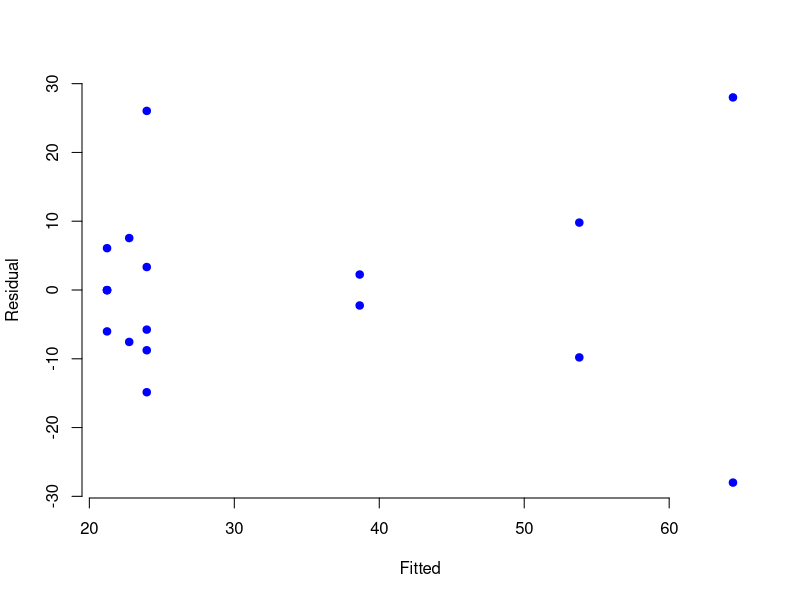

Reproduce this figure in R.
# Chapter 7 Multivariate linear regression models -------------------------

# Example 7.3 Calculate the least squares estimates, resid, rss -----------

# data as single column
y=c(1,4,3,8,9)
Z=matrix(c(1,1,1,1,1,0,1,2,3,4),5,2)
Z
t(Z)%*%Z
solve(t(Z)%*%Z)
t(Z)%*%y
bhat=solve(t(Z)%*%Z)%*%t(Z)%*%y # use matrix multiplication
bhat
yhat=Z%*%bhat
yhat
epsi=round(y-yhat,2) # residuals
epsi
t(epsi)%*%epsi # residual sum of squares

# using lm command
Dat=data.frame(cbind(Z,y))
colnames(Dat)=c("constant","z","y")
model=lm(y~z,data=Dat)
summary(model)


# Example 7.4 Fitting a regression model to real-estate data --------------

Dat=read.table("Data/T7-1.dat")
head(Dat)
names(Dat)=c("size","assessed","price")

# use the lm command
fit=lm(price~ size+assessed,data=Dat) # removed anova()
summary(fit)
# From the  summary we obtain estimated standard error = 2.8518
# From the  file fit, extract betahat3

beta2L=coef(fit)[3]-qt(.975,17)*.28518
beta2U=coef(fit)[3]+qt(.975,17)*.28518
c(beta2L,beta2U)
# alternatively
confint(fit) 


# Example 7.5 Test importance of additional predictors --------------------
Dat=read.table("Data/T7-2.dat",colClasses=c("factor","factor","numeric"))
# colClasses=c("factor","factor","numeric")
names(Dat)=c("location","gender","service")


# for the full model with interactions.
# See output table for sums of squares error
anova(lm(service~ location*gender,data=Dat)) 

# dropping the interaction term, we get the
#sum of squares error for the reduced model
anova(lm(service~ location+gender,data=Dat))

# F statistic is 
F= (3419.1-2977.4)/2/(2977.4/12)
Pval=1-pf(F,2,12)
c(F,Pval)

#to plot the residuals, use
model=lm(service~location*gender,data=Dat)
plot(fitted(model),residuals(model),ylab="Residual",xlab="Fitted",pch=19,col="blue",bty="n")
